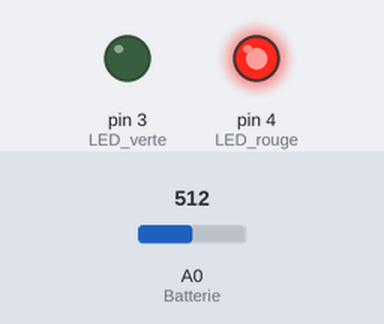
A sketch run on a simulated Arduino Uno, built with avr-gcc and run on an emulated ATmega328P. On the bench: output pins drawn as LEDs (lit = HIGH). The test bench sets the inputs (shaded band); at power-on: A0 (Batterie) = 512.

Above: at 1.2 s.
1.3 s: A0 (Batterie) set to 593
2.8 s: A0 (Batterie) set to 611
At 3.2 s:
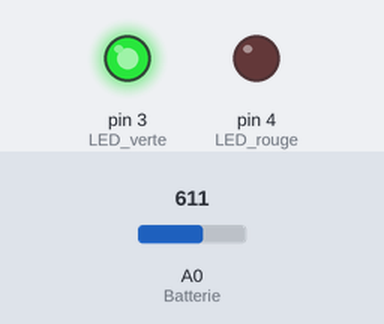
4.3 s: A0 (Batterie) set to 590
At 5.5 s:
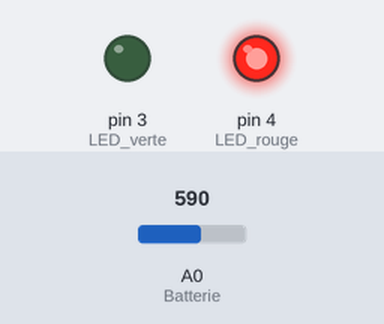
5.8 s: A0 (Batterie) set to 610
At 6.7 s:
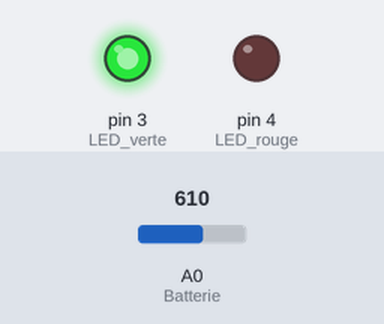
Timing chart, 0 to 8.3 s (numbered marks = the images above; inputs shaded):
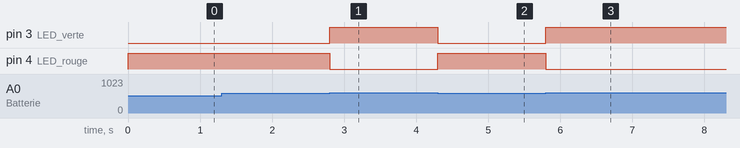

The sketch:

Simu_Niveau-Batterie.ino
```cpp
/***************************************************
 HUSKYLENS et Serrure solénoïde
  ***************************************************
 Remarque: "extrait de programme final"
           Seul la gestion du niveau de charge batterie est traitée ci-dessous

 Une surveillance de l'état de charge de la batterie de secours:
    Batterie chargée: led verte allumée
    Batterie déchargée: led rouge allumée
 ****************************************************/

#define Batterie A0

#define LED_verte 3
#define LED_rouge 4

void setup() {
    Serial.begin(115200);

    pinMode(LED_verte, OUTPUT);
    pinMode(LED_rouge, OUTPUT);
}


void loop() {
    Niveau_Batterie();
}

void Niveau_Batterie() { // détection du niveau de charge de la batterie de secours
    int N = analogRead(Batterie);
    if (N>600){
          digitalWrite(LED_verte,HIGH);
          digitalWrite(LED_rouge,LOW);
       }
    else {
          digitalWrite(LED_verte,LOW);
          digitalWrite(LED_rouge,HIGH);
       }
}
```

Measured:
- the behaviour switches between 600 and 601 on A0 (Batterie) (found by bisection; images 0 and 1)
- after the input at 1.3 s, every drawn part: stays the same
- after the input at 2.8 s, pin 3 (LED_verte): LOW → HIGH at once; pin 4 (LED_rouge): HIGH → LOW at once
- after the input at 4.3 s, pin 3 (LED_verte): HIGH → LOW at once; pin 4 (LED_rouge): LOW → HIGH at once
- after the input at 5.8 s, pin 3 (LED_verte): LOW → HIGH at once; pin 4 (LED_rouge): HIGH → LOW at once
